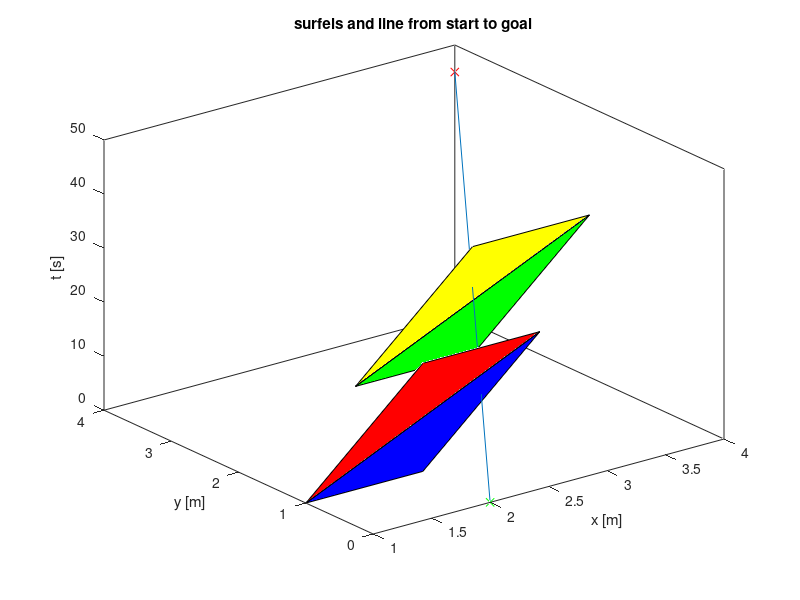

This figure's MATLAB source: (Note: this script raises an error after producing the figure.)
clear all; close all; clc

verts = [1 1 0; 2 1 0;  3 1 20; 2 1 20]; % a line that translates its length in x over the course of 20 seconds
verts2 = [2 2 10; 3 2 10;  4 2 30; 3 2 30]; % a line that translates its length in x over the course of 20 seconds
start = [2 0 0];
finish = [4 4 45];
figure; hold on; box on; title('surfels and line from start to goal');
fig = gcf;

% remove unnecessary white space
xlabel('x [m]')
ylabel('y [m]')
zlabel('t [s]')
fill3(verts(1:3,1),verts(1:3,2),verts(1:3,3),'b');
fill3(verts([1,3,4],1),verts([1,3,4],2),verts([1,3,4],3),'r');
fill3(verts2(1:3,1),verts2(1:3,2),verts2(1:3,3),'g');
fill3(verts2([1,3,4],1),verts2([1,3,4],2),verts2([1,3,4],3),'y');
plot3(start(1),start(2),start(3),'gx');
plot3(finish(1),finish(2),finish(3),'rx');
plot3([start(1) finish(1)],[start(2) finish(2)],[start(3) finish(3)])
% finish = start + dir
% thus dir = finish-start
[intersect, t, u, v, xcoor] = TriangleRayIntersection (start, finish-start, verts(1,:),verts(2,:),verts(3,:),'lineType','segment','border','exclusive')
[intersect2, t2, u2, v2, xcoor2] = TriangleRayIntersection (start, finish-start, verts(1,:),verts(3,:),verts(4,:),'lineType','segment')
[intersect3, t3, u3, v3, xcoor3] = TriangleRayIntersection (start, finish-start, verts2(1,:),verts2(2,:),verts2(3,:),'lineType','segment','border','exclusive')
[intersect4, t4, u4, v4, xcoor4] = TriangleRayIntersection (start, finish-start, verts2(1,:),verts2(3,:),verts2(4,:),'lineType','segment','border','exclusive')
plot3(xcoor(1),xcoor(2),xcoor(3),'cx')
plot3(xcoor3(1),xcoor3(2),xcoor3(3),'cx')
plot3(xcoor4(1),xcoor4(2),xcoor4(3),'cx')
legend('tri 1','tri 2','tri3','tri4','start','goal','','intersection')
